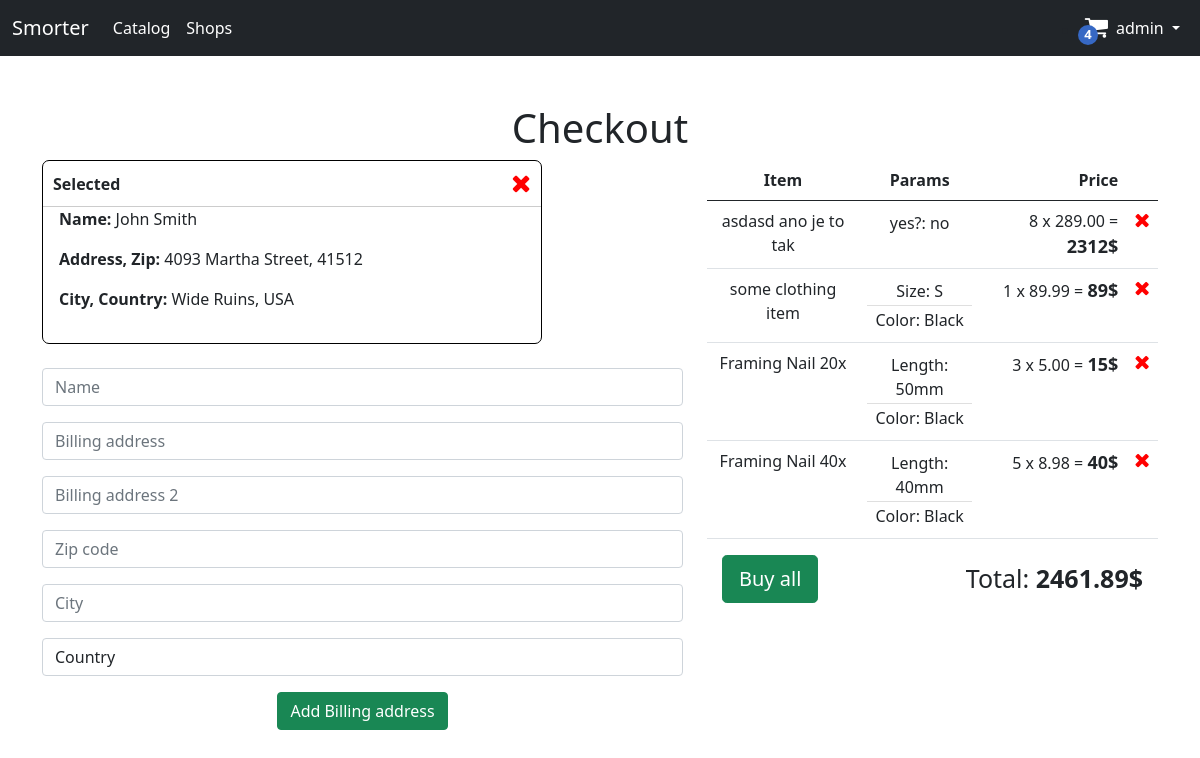
Before: /checkout/address/ (signed in) with the older database file.
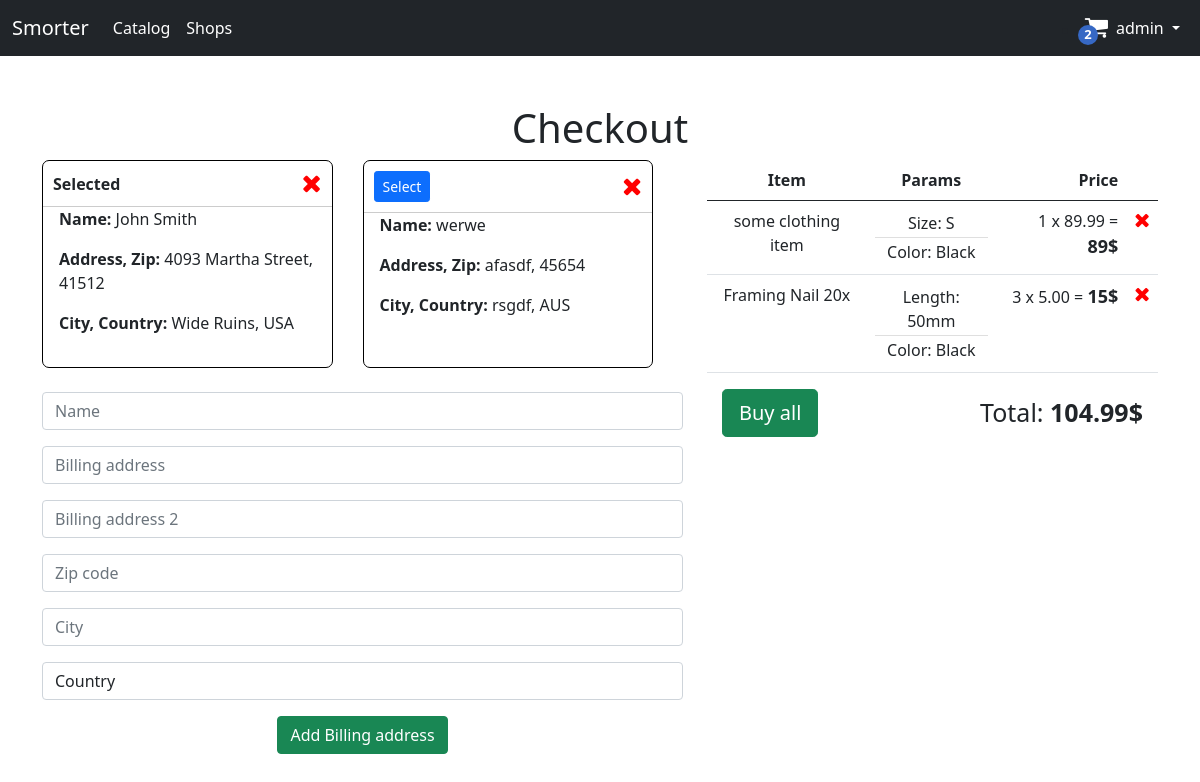
After: the same page with the newer database file.
### eshop/models.py (models this page shows, shortened)
class SmorterUser(models.Model):
    user = models.OneToOneField(User, unique=True, null=False, blank=False, on_delete=models.CASCADE)
    groups = models.ManyToManyField(SmorterGroup)
    class Meta:
        ordering = ["user"]

class Cart(models.Model):
    user = models.OneToOneField(SmorterUser, unique=True, null=False, blank=False, on_delete=models.CASCADE)
    items = models.ManyToManyField(OrderedItem, null=True, blank=True)

class Address(models.Model):
    name = models.CharField("Full name", max_length=1024)
    address1 = models.CharField("Address line 1", max_length=1024)
    address2 = models.CharField("Address line 2", max_length=1024, null=True, blank=True)
    zip_code = models.CharField("ZIP / Postal code", max_length=12)
    city = models.CharField("City", max_length=1024)
    country = models.CharField("Country", max_length=3, choices=countries_codes)
    user = models.ForeignKey(SmorterUser, on_delete=models.CASCADE, null=True, blank=True)
    class Meta:
        verbose_name = "Shipping Address"
        verbose_name_plural = "Shipping Addresses"

class OrderedItem(models.Model):
    item = models.ForeignKey(Item, blank=False, null=False, on_delete=models.deletion.CASCADE)
    count = models.IntegerField(default=1)
    specs = models.CharField(default="[]", max_length=1000)

class Item(models.Model):
    shop = models.ForeignKey(Shop, null=False, blank=False, on_delete=models.CASCADE)
    title = models.CharField(max_length=150, blank=False, null=False)
    description = models.TextField(blank=True, null=True)
    path = models.CharField(max_length=200, blank=False, null=False)
    price = models.DecimalField(decimal_places=2, max_digits=9, blank=False, null=False)
    specs = models.CharField(max_length=1000, default={})
    class Meta:
        ordering = ["shop", "path"]

### eshop/views.py (the view)
# urls.py: path('checkout/', views.redirect_checkout, name="checkout"),
def checkout(request, mode):
    if request.user.is_authenticated:
        if request.method == 'POST':
            form_input = {**request.POST}
            for x in form_input.keys():
                form_input[x] = form_input[x][0]
            form = AddressCreateFrom(form_input)
            if form.is_valid():
                address = form.save()
                address.user = request.user.smorteruser
                address.save()
                return HttpResponseRedirect(f"/checkout/address/")
            else:
                print(form.errors)
        else:
            form = AddressCreateFrom()
        return render(request, "checkout.html", {"form": form})
    else:
        return redirect("login")

### eshop/forms.py
class AddressCreateFrom(forms.ModelForm):
    class Meta:
        model = Address
        fields = ["name", "address1", "address2", "zip_code", "city", "country"]
        labels = {x: "" for x in fields}
        widgets = {
            "name": forms.TextInput(attrs={'class': 'form-control mb-3', 'placeholder': 'Name', 'required': 'true'}),
            "address1": forms.TextInput(attrs={'class': 'form-control mb-3', 'placeholder': 'Billing address', 'required': 'true'}),
            "address2": forms.TextInput(attrs={'class': 'form-control mb-3', 'placeholder': 'Billing address 2'}),
            "zip_code": forms.NumberInput(attrs={'class': 'form-control mb-3', 'placeholder': 'Zip code', 'required': 'true'}),
            "city": forms.TextInput(attrs={'class': 'form-control mb-3', 'placeholder': 'City', 'required': 'true'}),
        }

### eshop/templatetags/tags.py (called while the page is built)
@register.filter(name='item_specs')
def item_specs(item):
    options = json.loads(item.item.specs)
    print(options, item.specs)
    return [[attr, json.loads(item.specs)[i]] for i, attr in enumerate(options)]

@register.filter(name='cart_total')
def cart_total(cart):
    return sum([x.item.price * x.count for x in cart.items.all()])

### eshop/templates/checkout.html (shortened to what this page needs)
{% extends "base.html" %}
{% load tags %}
{% load static %}
{% block content %}
<div class="container">
  <br>
  <br>
  <h1 class="text-center">Checkout</h1>
  <form method="POST" action="{% url 'checkout_post'  'buy' %}">
  <div class="row">
    <div class="col-md-7">
      <div id="address">
        {% for address in user.smorteruser.address_set.all %}
        <div class="card" adr-id="{{ address.id }}">
          <div class="card-title text-end address-title"><div class="adr-select"></div><i class="fa fa-times cross-icon-big" onClick="remove_address({{ address.id }})"></i></div>
          <div class="card-body" style="padding-top: 0;">
            <p><b>Name:</b> {{address.name}}</p>
            <p><b>Address, Zip:</b> {{address.address1}}, {{address.zip_code}}</p>
            <p><b>City, Country:</b> {{address.city}}, {{address.country}}</p>
          </div>
        </div>
        {% endfor %}
      </div>
      <br>
      <form method="POST" action="{% url 'checkout_post' 'address' %}">
        {{ form }}
        <button type="submit" class="btn btn-success">Add Billing address</button>
      </form>
    </div>
    <div class="col-md-5" style="">
      <table class="table">
        <thead>
          <tr>
            <th scope="col">Item</th>
            <th scope="col">Params</th>
            <th scope="col" class="text-end">Price</th>
            <th></th>
          </tr>
        </thead>
        <tbody>
          {% for item in user.smorteruser.cart.items.all %}
          <tr>
            <td>{{ item.item.title }}</td>
            <td><ul class="list-group list-group-flush cart-param">
              {% for attr, val in item|item_specs %}
                <li class="list-group-item">{{ attr }}: {{ val }}</li>
              {% endfor %}
            </td></ul>
            <td class="text-end">{{ item.count }} x {{ item.item.price }} = <b style="font-size: large;">{% widthratio item.count 1 item.item.price %}$</b></td>
            <td><i class="fa fa-times cross-icon-small" onClick="remove_item({{ item.id }})"></i></td>
          </tr>
          {% endfor %}
        </tbody>
      </table>
          <div class="cart-footer">
              <button type="submit" class="btn btn-success btn-lg">Buy all</button>
              <div>Total: <b>{{ user.smorteruser.cart|cart_total }}$</b></div>
          </div>
    </div>
  </div>
  </form>
  <br>
</div>
{% endblock %}

### eshop/templates/navbar.html (shortened to what this page needs)
{% load tags %}
<nav class="navbar navbar-expand-lg navbar-dark bg-dark">
  <div class="container-fluid">
    <a class="navbar-brand" href="{% url "home" %}">Smorter</a>
    <div class="collapse navbar-collapse" id="navbarSupportedContent">
      <ul class="navbar-nav me-auto mb-2 mb-lg-0">
        <li class="nav-item">
          <a class="nav-link active" href="{% url 'catalog' %}">Catalog</a>
        </li>
        <li class="nav-item">
          <a class="nav-link active" href="#">Shops</a>
        </li>
      </ul>
        {% if user.is_authenticated %}
        <li class="cart" id="cart">
          <i onclick="show_cart()" class="fa fa-shopping-cart"></i>
          <div class="cart-item-count" onclick="show_cart()" >{{ user.smorteruser.cart.items.count }}</div>
        </li>
        <li class="nav-item dropdown navbar-nav">
          <a class="nav-link dropdown-toggle active" href="#" id="navbarDropdown" role="button" data-bs-toggle="dropdown" aria-expanded="false">
            {{user.username}}
          </a>
        </li>
        {% endif %}
    </div>
  </div>
</nav>

Changed rows visible on the page:
removed OrderedItem: item "asdasd ano je to tak", item "yes?", item "no", count "8", item.price "289.00", count+item "2312"
removed OrderedItem: item "Framing Nail 40x", item "Length" "Color", item "40mm" "Black", count "5", item.price "8.98", count+item "40"
added Address: name "werwe", address1 "afasdf", zip_code "45654", city "rsgdf", country "AUS"
Other visible differences:
{{ user.smorteruser.cart.items.count }}: "4" → "2"
{{ user.smorteruser.cart|cart_total }}: "2461.89" → "104.99"
